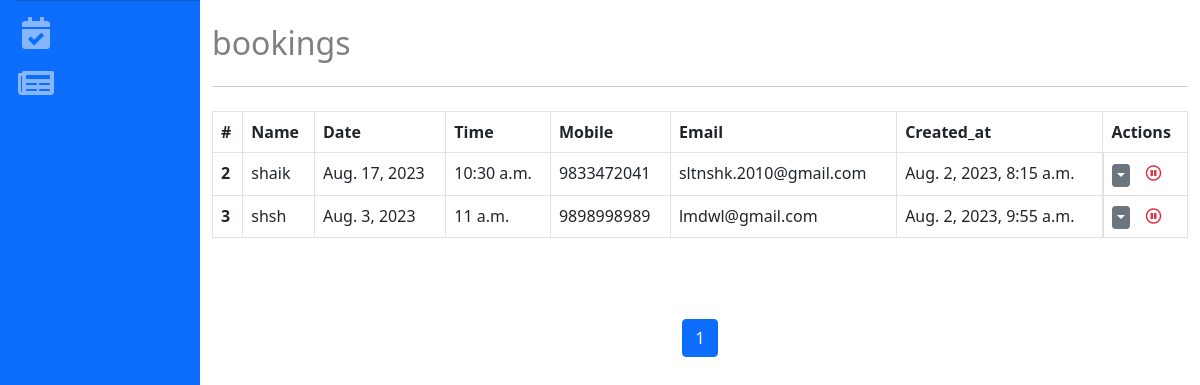
The app's page /booking/admin/list (signed in) with its own data.
### booking/models.py (models this page shows, shortened)
class Booking(models.Model):
    user = models.ForeignKey(settings.AUTH_USER_MODEL,
                             on_delete=models.CASCADE, blank=True, null=True)
    date = models.DateField()
    time = models.TimeField()
    user_name = models.CharField(max_length=250)
    user_email = models.EmailField()
    approved = models.BooleanField(default=False)
    user_mobile = models.CharField(blank=True, null=True, max_length=10)
    created_at = models.DateTimeField(auto_now_add=True)
    updated_at = models.DateTimeField(auto_now=True)

### booking/views.py (the view)
# urls.py: path("admin/list", BookingListView.as_view(), name="booking_list"),
class BookingListView(BookingSettingMixin, ListView):
    model = Booking
    template_name = "booking/admin/booking_list.html"
    paginate_by = PAGINATION

### booking/utils.py (called while the page is built)
    @method_decorator(login_required)
    def dispatch(self, request, *args, **kwargs):
        if not request.user.is_staff:
            return redirect(settings.LOGIN_URL)
        return super().dispatch(request, *args, **kwargs)

### booking/templates/booking/admin/booking_list.html
{% extends 'booking/base.html' %}
{% block content %}
<h2 class="text-black-50 my-4">bookings</h2>
<hr>
<div class="row mt-1">
    <div style="min-height: 200px;" class="my-2">
        {% include 'booking/admin/components/booking_tabel.html' with bookings=object_list full_table=True %}
    </div>
</div>
{% include "booking/admin/components/pagination.html" %}
{% endblock content %}

### booking/templates/booking/admin/components/booking_tabel.html (shortened to what this page needs)
<table class="table table-bordered table-hover">
    <thead>
      <tr>
        {% if full_table %}
          <th scope="col">#</th>
        {% endif %}
        <th scope="col">Name</th>
        <th scope="col">Date</th>
        <th scope="col">Time</th>
        <th scope="col">Mobile</th>
        <th scope="col">Email</th>
        {% if full_table %}
          <th scope="col">Created_at</th>
          <th scope="col">Actions</th>
        {% endif %}
      </tr>
    </thead>
    <tbody>
      {% for booking in bookings %}
      <tr>
        {% if full_table %}
          <th scope="row">{{booking.id}}</th>
        {% endif %}
        <td>{{booking.user_name}}</td>
        <td>{{booking.date}}</td>
        <td>{{booking.time}}</td>
        <td>{{booking.user_mobile|default:""}}</td>
        <td>{{booking.user_email}}</td>
        {% if full_table %}
          <td>{{booking.created_at}}</td>
          <td class="d-flex">
            <div class="col dropdown">
              <button class="btn btn-secondary btn-sm dropdown-toggle p-0 pe-1" type="button" id="actionDropdown" data-bs-toggle="dropdown" aria-expanded="false">
              </button>
            </div>
            <div class="col">
              {% if booking.approved %}
                  <i class="fas fa-check-square text-success"></i>
              {% else %}
                  <i class="far fa-pause-circle text-danger"></i>
              {% endif %}
            </div>
        </td>
        {% endif %}
      </tr>
      {% endfor %}
    </tbody>
  </table>

### records on screen
Booking: id "2", user_name "shaik", date "Aug. 17, 2023", time "10:30 a.m.", user_mobile "9833472041", user_email "sltnshk.2010@gmail.com", created_at "Aug. 2, 2023, 8:15 a.m.", approved False (drawn)
Booking: id "3", user_name "shsh", date "Aug. 3, 2023", time "11 a.m.", user_mobile "9898998989", user_email "lmdwl@gmail.com", created_at "Aug. 2, 2023, 9:55 a.m.", approved False (drawn)

### other values on screen
{{ page_obj.number }} "1"
